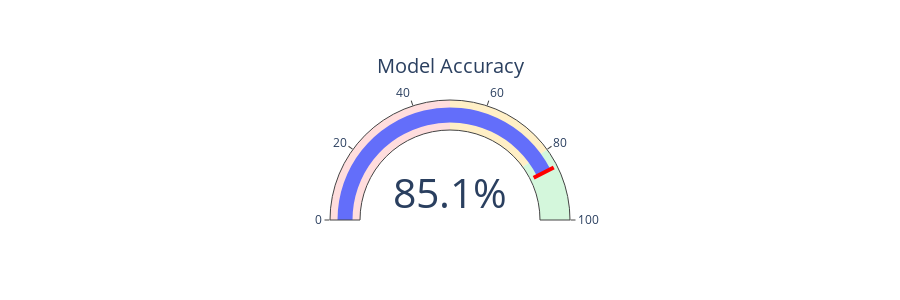

Notebook source saved alongside this figure:
### Markdown cell above
#### **Accuracy Score:**

### Code cell
import plotly.graph_objects as go

fig = go.Figure(go.Indicator(
    mode = "gauge+number",
    value = accuracy * 100,
    number = {'suffix': '%'},
    title = {'text': "Model Accuracy"},
    gauge = {
        'axis': {'range': [0, 100]},
        'bar': {'color': "#636EFA"},
        'steps': [
            {'range': [0, 50], 'color': '#FFDDDD'},
            {'range': [50, 80], 'color': '#FFEFC6'},
            {'range': [80, 100], 'color': '#D4F7DC'}
        ],
        'threshold': {
            'line': {'color': "red", 'width': 4},
            'thickness': 0.75,
            'value': accuracy * 100
        }
    }
))
fig.update_layout(height=300)
fig.show()

### Figure 1 — Plotly figure (JSON) as saved in the notebook; plotly's stock layout.template omitted (floating-point values rounded to 4 significant figures)
{"data": [{"gauge": {"axis": {"range": [0, 100]}, "bar": {"color": "#636EFA"}, "steps": [{"color": "#FFDDDD", "range": [0, 50]}, {"color": "#FFEFC6", "range": [50, 80]}, {"color": "#D4F7DC", "range": [80, 100]}], "threshold": {"line": {"color": "red", "width": 4}, "thickness": 0.75, "value": 85.11}}, "mode": "gauge+number", "number": {"suffix": "%"}, "title": {"text": "Model Accuracy"}, "type": "indicator", "value": 85.11}], "layout": {"height": 300}}
